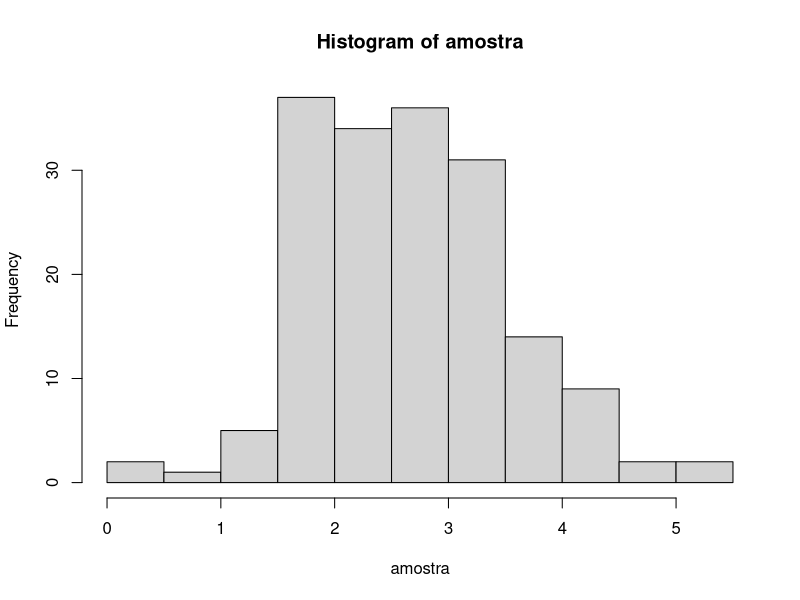
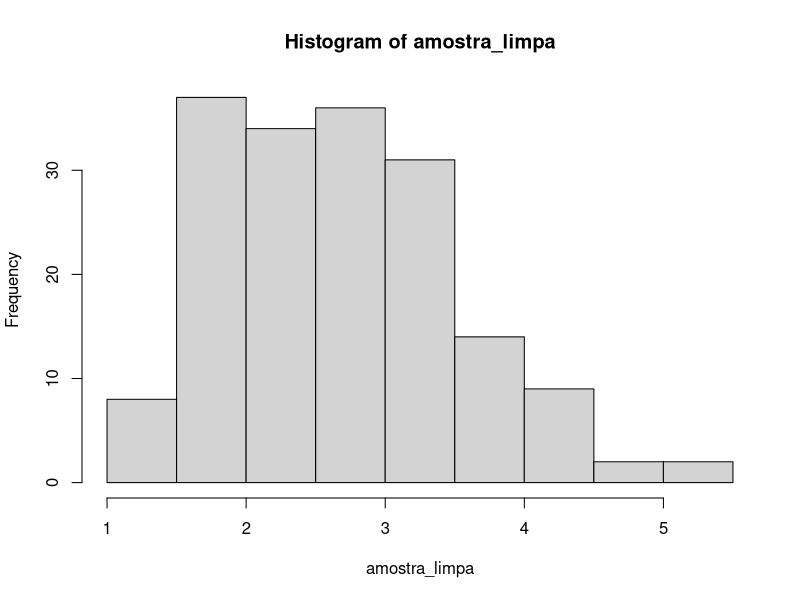

Generate these figures, in order, with R:
amostra = rnorm(173, mean=2.5)
hist(amostra)
amostra_limpa = ifelse(amostra>1.35, amostra, 1.333)
hist(amostra_limpa)
amostra_ale = sample(amostra_limpa, 10, replace = FALSE)
amostra_ale = sort(amostra_ale)
amostra_ale
mean(amostra_ale)
sd(amostra_ale)
t.test(amostra_ale)
